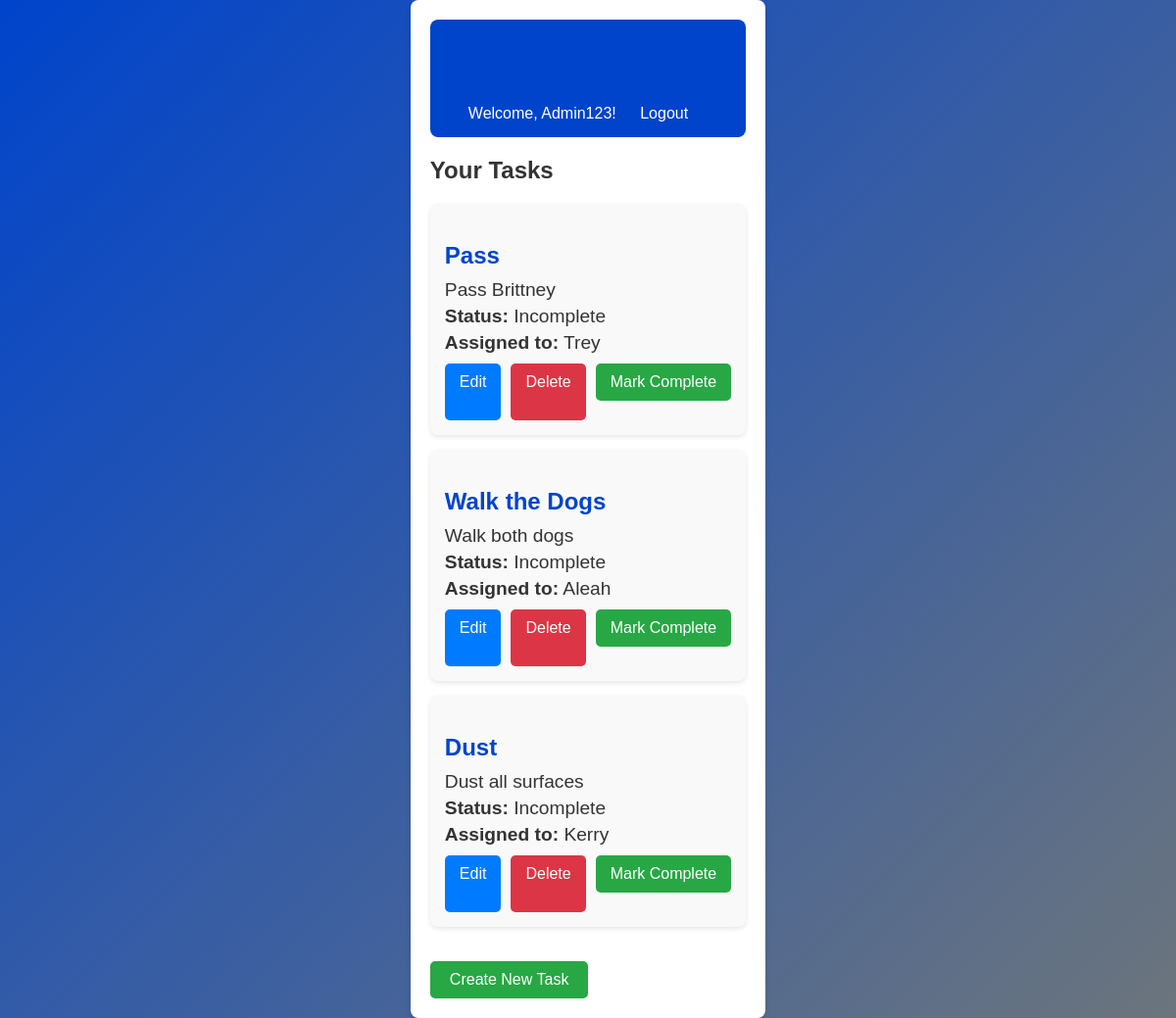
The app's page /tasks/ (signed in), older data.
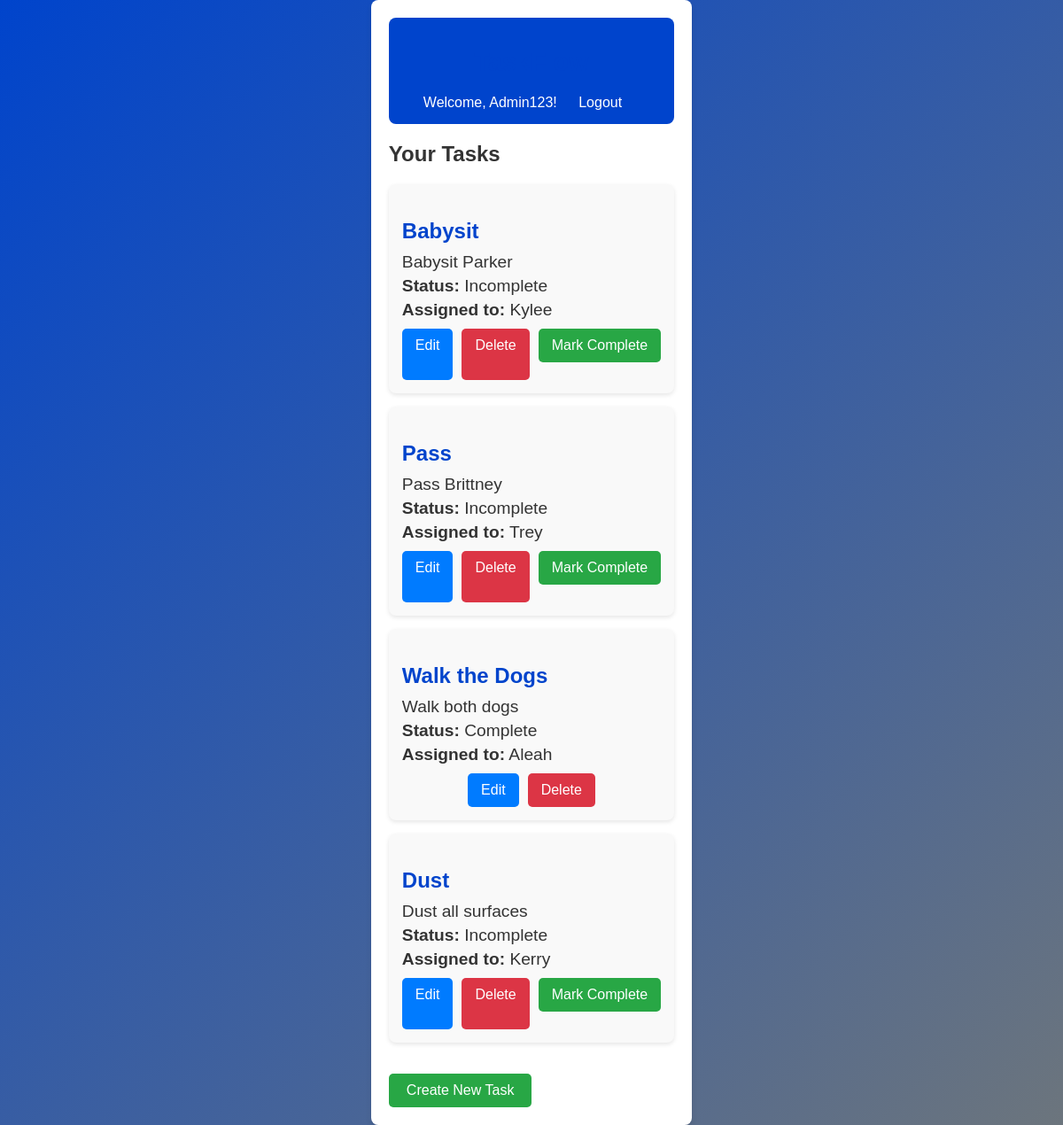
The same page, newer data.
### tasks/models.py (models this page shows, shortened)
class CustomUser(AbstractUser):
    class Meta:
        verbose_name = "User"
        verbose_name_plural = "Users"

class Task(models.Model):
    STATUS_CHOICES = [
        ("Incomplete", "Incomplete"),
        ("In Progress", "In Progress"),
        ("Complete", "Complete"),
    ]
    name = models.CharField(max_length=255)
    description = models.TextField(blank=True, null=True)
    status = models.CharField(max_length=50, choices=STATUS_CHOICES, default="Incomplete")
    assigned_to = models.ForeignKey(
        settings.AUTH_USER_MODEL, on_delete=models.CASCADE, related_name="tasks"
    )
    created_at = models.DateTimeField(auto_now_add=True, db_index=True)
    project = models.ForeignKey(
        "tasks.Project",
        on_delete=models.CASCADE,
        related_name="tasks",
        blank=True,
        null=True,
    )
    class Meta:
        verbose_name = "Task"
        verbose_name_plural = "Tasks"
        ordering = ['-created_at']

### tasks/views.py (the view)
# urls.py: path('', views.task_list, name='task_list'),
@login_required
def task_list(request):
    if request.user.is_staff:
        tasks = Task.objects.all()
    else:
        tasks = Task.objects.filter(assigned_to=request.user)
    return render(request, 'task_list.html', {'tasks': tasks})

### tasks/templates/task_list.html (shortened to what this page needs)
{% extends 'base.html' %}
{% block content %}
    <h2 class="page-title">Your Tasks</h2>
    {% if tasks %}
        <ul class="task-list">
            {% for task in tasks %}
                <li class="task-item">
                    <h3 class="task-title">{{ task.name }}</h3>
                    <p>{{ task.description }}</p>
                    <p><strong>Status:</strong> {{ task.status }}</p>
                    <p><strong>Assigned to:</strong> {{ task.assigned_to.username }}</p>
                    <div class="task-actions">
                        {% if user.is_staff %}
                            <a href="{% url 'tasks:edit' task.id %}" class="btn btn-edit">Edit</a>
                            <a href="{% url 'tasks:delete' task.id %}" class="btn btn-delete">Delete</a>
                        {% endif %}
                        {% if task.status != "Complete" %}
                            <form method="POST" action="{% url 'tasks:mark_complete' task.id %}" style="display: inline;">
                                <button type="submit" class="btn btn-complete">Mark Complete</button>
                            </form>
                        {% endif %}
                    </div>
                </li>
            {% endfor %}
        </ul>
    {% else %}
        <p class="no-tasks-message">No tasks available.</p>
    {% endif %}
    {% if user.is_staff %}
        <div class="create-task">
            <a href="{% url 'tasks:create' %}" class="btn btn-create">Create New Task</a>
        </div>
    {% endif %}
{% endblock %}

### tasks/templates/base.html (shortened to what this page needs)
{% load static %}
<!DOCTYPE html>
<html lang="en">
<head>
    <link rel="stylesheet" href="{% static 'css/style.css' %}">
</head>
<body>
    <div class="container">
        <header>
            <h1>TaskFlow</h1>
            <div class="user-info">
                {% if user.is_authenticated %}
                    <span>Welcome, {{ user.username }}!</span>
                    <a href="{% url 'logout' %}" class="btn btn-logout">Logout</a>
                {% else %}
                    <a href="{% url 'login' %}" class="btn btn-login">Login</a>
                {% endif %}
            </div>
        </header>
        <main>
            {% block content %}
            {% endblock %}
        </main>
    </div>
</body>
</html>

### tasks/static/css/style.css (style rules this page uses)
body { font-family: Arial, sans-serif; background: linear-gradient(135deg, #0044cc, #6c757d); color: #333; margin: 0; padding: 0; display: flex; justify-content: center; align-items: center; min-height: 100vh; }
.container { max-width: 900px; background: rgba(255, 255, 255, 0.9); padding: 20px; border-radius: 8px; box-shadow: 0 4px 6px rgba(0, 0, 0, 0.1); }
h1 { font-size: 1.8rem; color: #0044cc; margin-bottom: 20px; }
form { text-align: left; margin-bottom: 20px; }
.task-list { list-style: none; padding: 0; margin: 0; }
.task-item { background-color: #f9f9f9; padding: 15px; margin-bottom: 15px; border-radius: 8px; box-shadow: 0 2px 5px rgba(0, 0, 0, 0.1); transition: all 0.3s ease; }
.task-item h3 { font-size: 1.5rem; color: #0044cc; margin-bottom: 10px; }
.task-item p { font-size: 1.2rem; margin: 5px 0; }
.task-actions { margin-top: 10px; display: flex; gap: 10px; justify-content: center; }
.task-actions .btn { padding: 10px 15px; font-size: 1rem; text-decoration: none; color: white; border-radius: 5px; border: none; cursor: pointer; transition: opacity 0.3s ease; }
.task-actions .btn-edit { background-color: #007bff; }
.task-actions .btn-delete { background-color: #dc3545; }
.task-actions .btn-complete { background-color: #28a745; }
.btn-create { display: inline-block; margin-top: 20px; background-color: #28a745; color: white; text-decoration: none; padding: 10px 20px; border-radius: 5px; }
:root { --primary-color: #0044cc; --secondary-color: #6c757d; --text-color: #333; --background-color: #f0f4f8; --card-bg-color: white; --btn-hover-color: #002a80; --btn-secondary-hover-color: #5a6268; }
body { font-family: Arial, sans-serif; background-color: var(--background-color); color: var(--text-color); margin: 0; padding: 0; }
.container { max-width: 900px; margin: 0 auto; padding: 20px; background: var(--card-bg-color); border-radius: 8px; box-shadow: 0 4px 6px rgba(0, 0, 0, 0.1); }
header { background-color: var(--primary-color); color: white; padding: 15px; text-align: center; border-radius: 8px; margin-bottom: 20px; }
.btn { padding: 10px 20px; border-radius: 5px; border: none; color: white; text-decoration: none; cursor: pointer; transition: background-color 0.3s ease; }

Row changes from the older to the newer data that the page shows:
added Task: name "Babysit", description "Babysit Parker", status "Incomplete", assigned_to.username "Kylee", shows "Mark Complete"
changed Task "Walk the Dogs": status "Incomplete" → "Complete"; no longer shows "Mark Complete"
